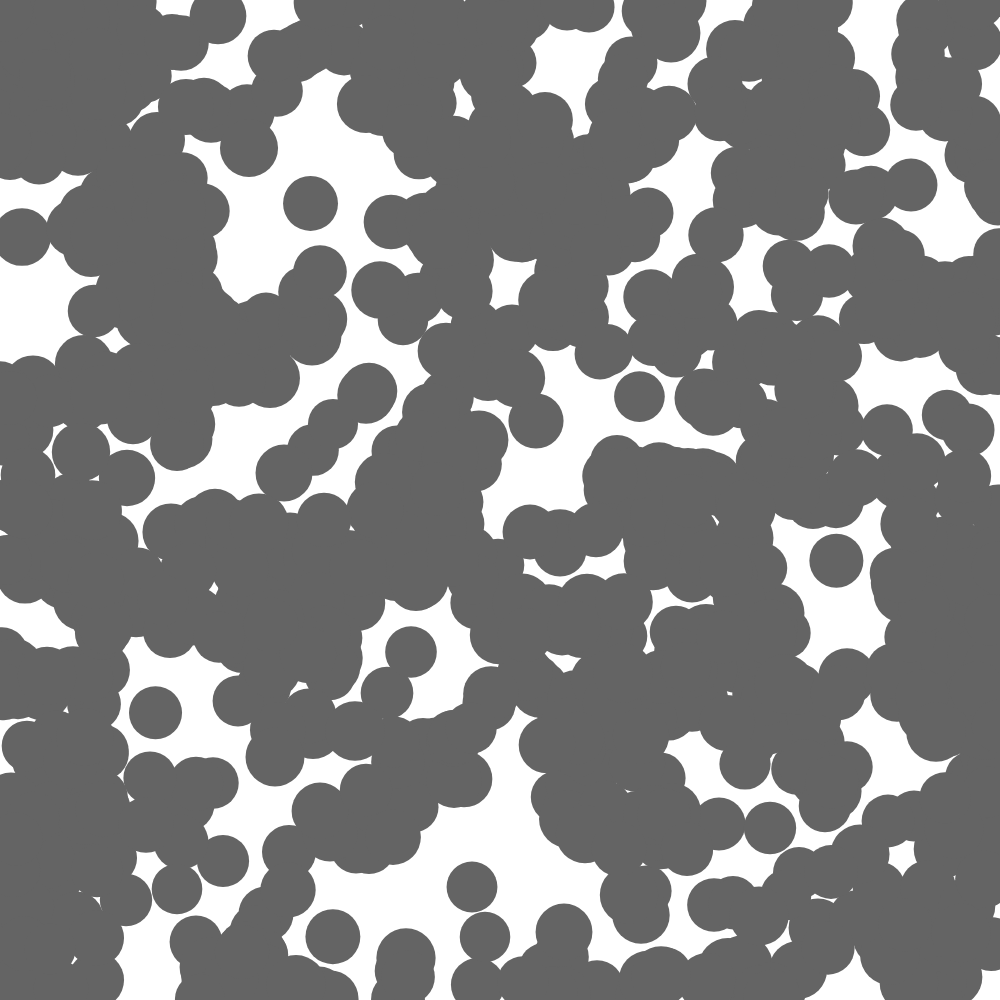
Frame 1 (no input)
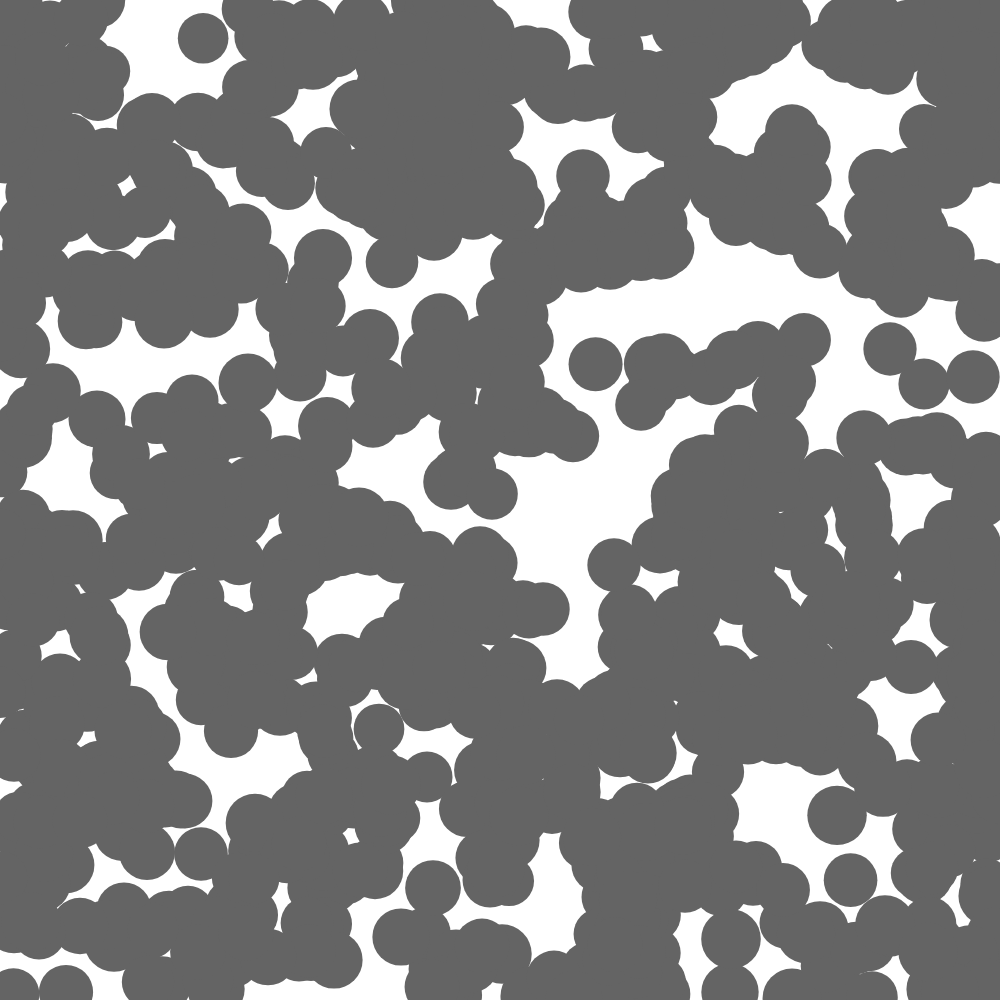
Frame 60 (no input)
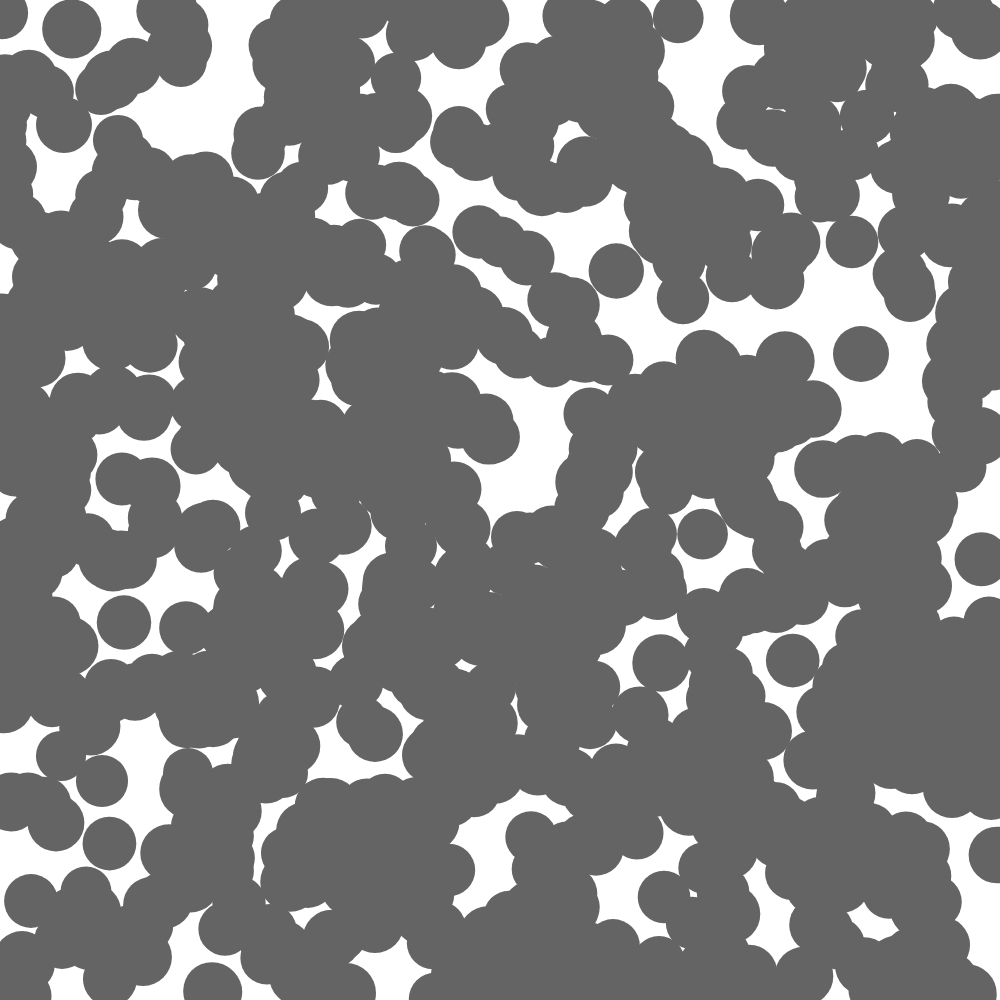
Frame 120 (the mouse pressed at the canvas centre since frame 60)

The p5.js sketch that drew these frames (run headless with seeded random() and noise() and a simulated clock; from frame 60 on, the mouse is pressed at the canvas centre):

// p5.js sketch
// ── sketch.js
var currentFade;
var multiBubbles = [];

function setup() {
  createCanvas(1000, 1000);
  //bubble0 = new bubbles(random(width), random(height), 100);
  for (var i = 0; i < 1000; i++) {
    var newBubble = new bubbles(random(width), random(height), random(50, 60));
    multiBubbles.push(newBubble);
  }
  noStroke();
}

function draw() {
  background(255);

  for (var i = 0; i < multiBubbles.length; i++) {

    multiBubbles[i].move();
    multiBubbles[i].check(i);
    multiBubbles[i].display();

  }

}

function bubbles(tempX, tempY, tempDiameter) {

  this.x = tempX;
  this.y = tempY;
  this.diameter = tempDiameter;

  this.xspeed = random(1, 6);
  this.yspeed = random(1, 6);

  this.display = function() {
    fill(100, this.counter);
    ellipse(this.x, this.y, this.diameter, this.diameter);
  }

  this.update = function(runUpdate) {
    if (runUpdate == true) {
      this.x = int(random(width));
      this.y = int(random(height));
    }
  }



  this.move = function() {


    this.x += this.xspeed;
    this.y += this.yspeed;

    if (this.x > width - this.diameter / 2 || this.x < this.diameter / 2) {
      this.xspeed = -this.xspeed;
    }

    if (this.y > height - this.diameter / 2 || this.y < this.diameter / 2) {
      this.yspeed = -this.yspeed;
    }


  }





  this.check = function(currentIndex) {
    for (var i = 0; i < multiBubbles.length; i++) {

      if (i != currentIndex) {
        var bubbleDistance = dist(this.x + this.diameter / 2, this.y + this.diameter / 2, multiBubbles[i].x + this.diameter / 2, multiBubbles[i].y + this.diameter / 2);
        if (bubbleDistance < this.diameter) {
          this.update(true);
          //this.xspeed = -this.xspeed;
          //this.yspeed = -this.yspeed;


          //console.log(bubbleDistance);
        }
      }
    }
  }

}
